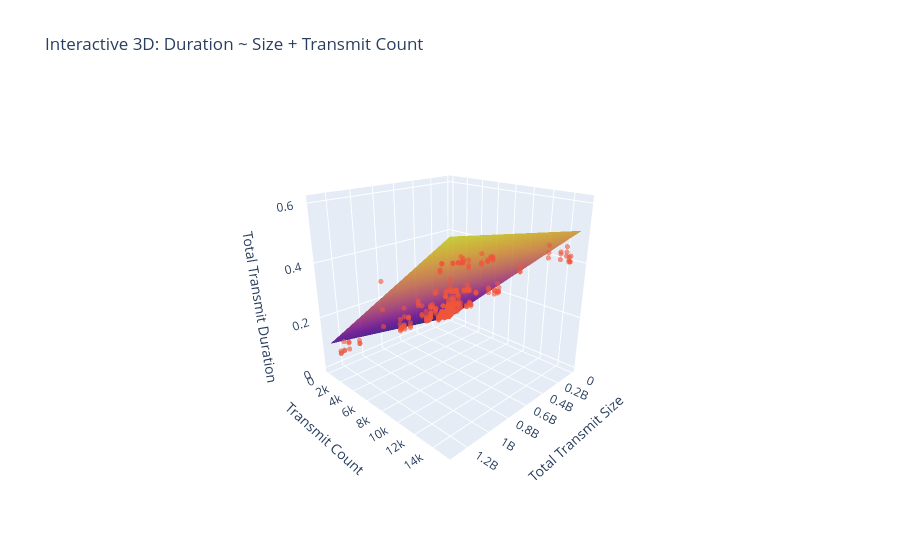

Here is the notebook cell this chart was saved with:
### Code cell
import json

dfs = []

for i in [2, 4, 8]:
    with open(f'../results/quest/tp_nccl_{i}.json', 'r') as f:
        tp_data = json.load(f)

    df = pd.DataFrame(tp_data)
    df = df[["total_transmit_duration", "total_transmit_size", "transmit_count"]]
    df.loc[:, "total_transmit_size"] = df["total_transmit_size"] * (i - 1)
    df.loc[:, "transmit_count"] = df["transmit_count"] * (i - 1)
    df.loc[:, "total_transmit_duration"] = df["total_transmit_duration"] * i
    dfs.append(df)

df = pd.concat(dfs, ignore_index=True)

print(df.size)

model = fit_model(df)
evaluate(df[y_col], model.predict(df[[x_size, x_count]]))

visualize(df, model)

    # X = df[[x_size, x_count]].copy()
    # y = df[y_col].copy()

    # # Model = a * x_count = b * x_size
    # # a = latency per transmit
    # # b = bandwidth inverse

    # a = 0.0001
    # b = 1 / 400e12

    # y_pred = a * X[x_count] + b * X[x_size]
    # y_true = y

    # evaluate(y_true, y_pred)

### Figure 1 — Plotly figure (JSON) as saved in the notebook; plotly's stock layout.template omitted (floating-point values rounded to 4 significant figures; data arrays with more than 128 entries replaced by an {"elided": "..."} marker saying what was removed)
{"data": [{"name": "Fitted surface (mean)", "opacity": 0.85, "showscale": false, "type": "surface", "x": {"elided": "50x50 float values"}, "y": {"elided": "50x50 float values"}, "z": {"elided": "50x50 float values"}}, {"marker": {"opacity": 0.6, "size": 3}, "mode": "markers", "name": "Data", "type": "scatter3d", "x": {"elided": "378 float values"}, "y": {"elided": "378 int values"}, "z": {"elided": "378 float values"}}, {"name": "Lower 95% PI", "opacity": 0.25, "showscale": false, "type": "surface", "visible": "legendonly", "x": {"elided": "50x50 float values"}, "y": {"elided": "50x50 float values"}, "z": {"elided": "50x50 float values"}}, {"name": "Upper 95% PI", "opacity": 0.25, "showscale": false, "type": "surface", "visible": "legendonly", "x": {"elided": "50x50 float values"}, "y": {"elided": "50x50 float values"}, "z": {"elided": "50x50 float values"}}], "layout": {"legend": {"itemsizing": "constant"}, "scene": {"camera": {"eye": {"x": 1.6, "y": 1.6, "z": 0.9}}, "xaxis": {"title": {"text": "Total Transmit Size"}}, "yaxis": {"title": {"text": "Transmit Count"}}, "zaxis": {"title": {"text": "Total Transmit Duration"}}}, "title": {"text": "Interactive 3D: Duration ~ Size + Transmit Count"}}}
